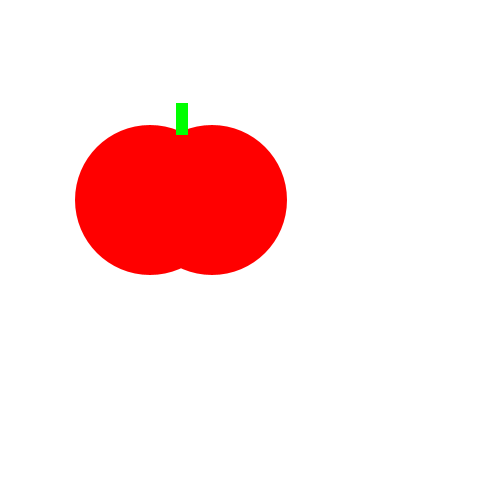
Frame 1 (no input)
Frame 60 (the mouse pressed at the canvas centre just before this capture): identical to frame 1, image omitted
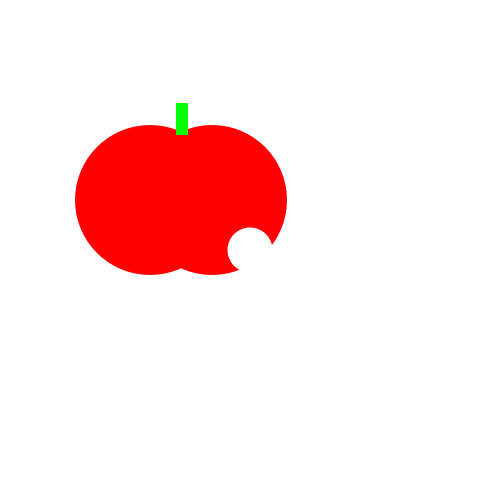
Frame 120 (the mouse held since frame 60 and released just before this capture)

The Processing sketch that drew these frames (run headless with seeded random() and noise(); from frame 60 on, the mouse is pressed at the canvas centre):

// Processing sketch: sketch__TastyTomato
// ── sketch__TastyTomato.pde
void setup() {
  size(500, 500);
}
void draw() {
  background(255,255,255);
  noStroke();
 fill(255,0,0);
  ellipse(150,200,150,150);
  ellipse(212,200,150,150);
  fill(0,255,0);
  rect(176,103,12,32); 
  if(mousePressed) {
 fill(255,255,255);
 ellipse(mouseX,mouseY,45,45);
  }
}
